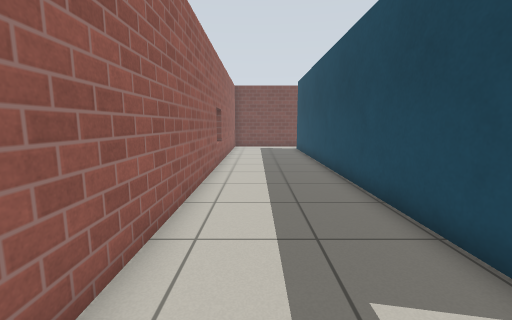
View 1 (above)

20 first-person views from a walk through a world built for the Gazebo simulator. The camera is 0.94 m above the floor, tilts 8° down and sees 90° across. The lines on the ground mark 1 m squares. The floor is counted in squares, 0.5 m on a side. Each view is taken from the middle of a square. On the plan, view 1 faces up. The plan holds only what a view shows up to about 15 squares ahead; the rest is blank. The place goes on beyond the plan. The robots in the file are not drawn. Simple patterns stand in for the simulator's built-in surfaces.

View 2
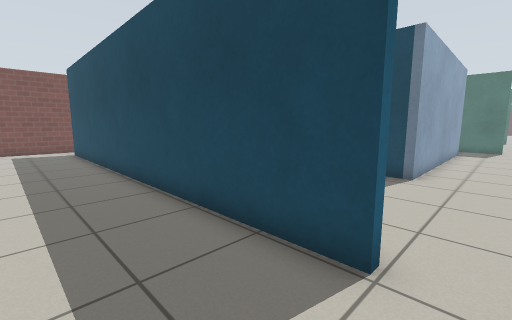

View 3
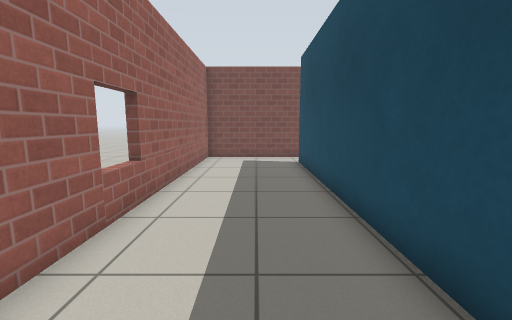

View 4
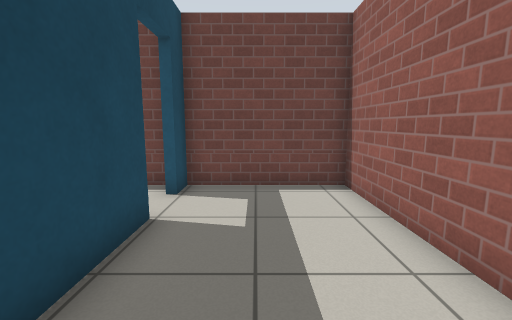

View 5
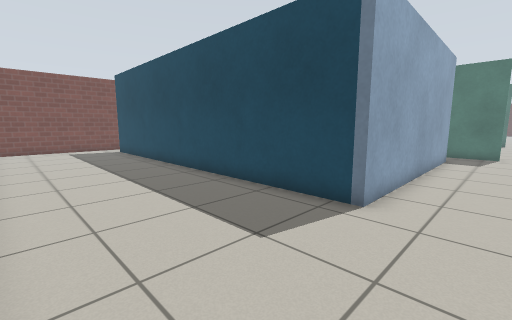

View 6
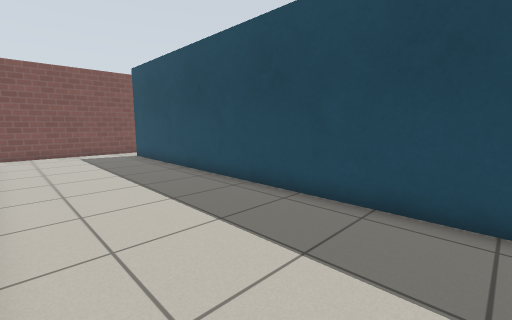

View 7
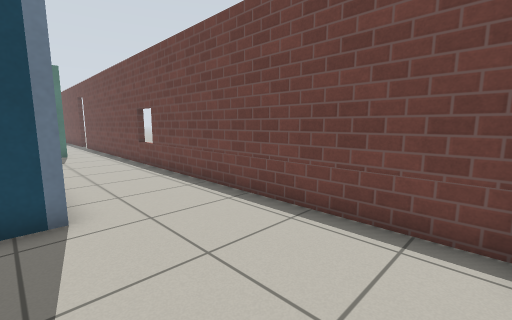

View 8
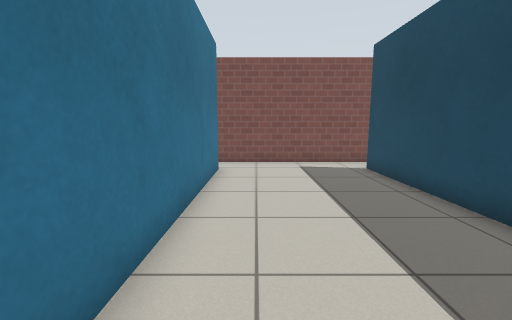

View 9
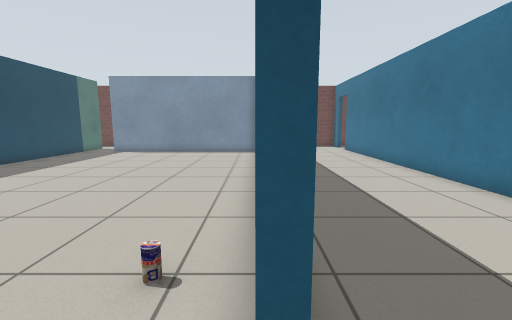

View 10
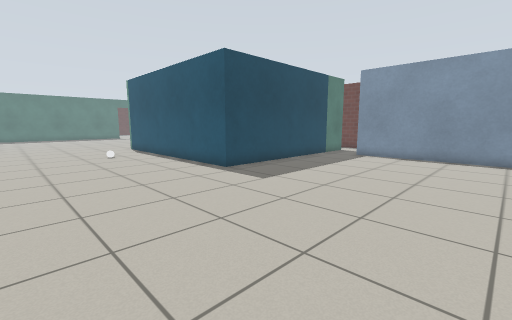

View 11
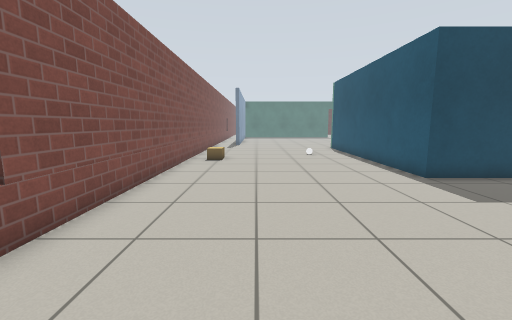

View 12
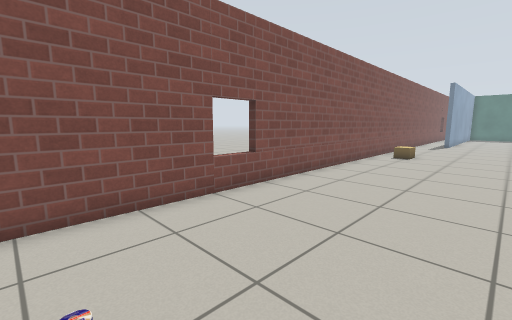

View 13
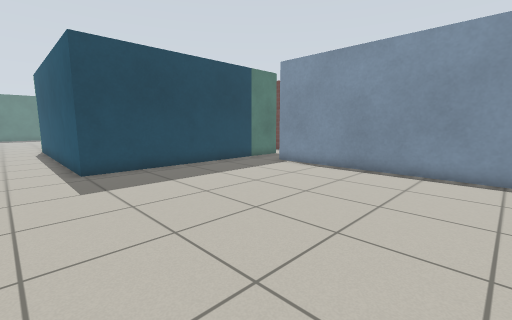

View 14
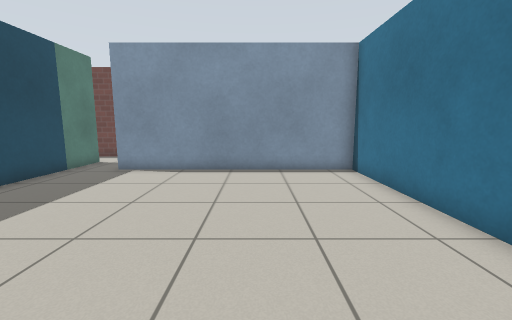

View 15
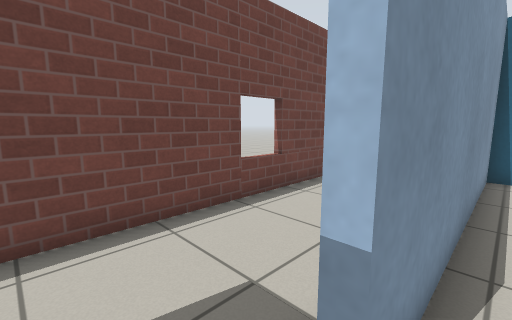

View 16
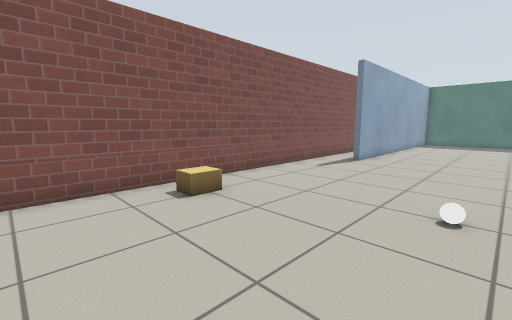

View 17
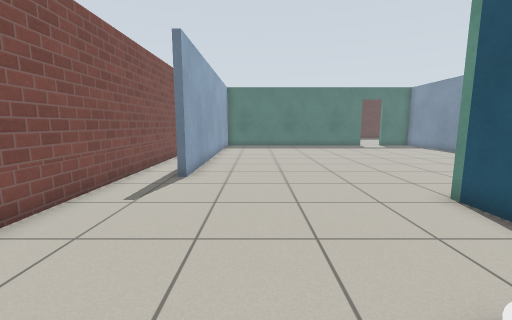

View 18
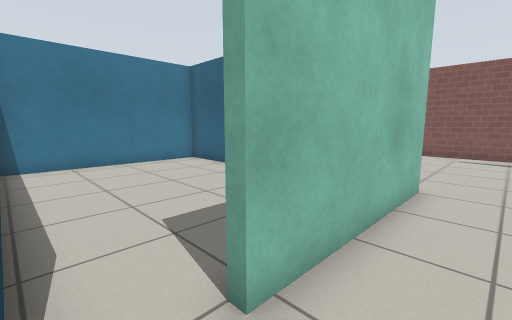

View 19
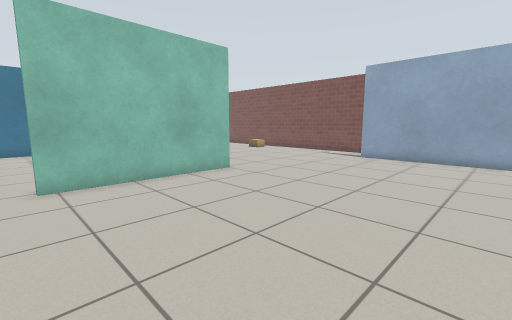

View 20
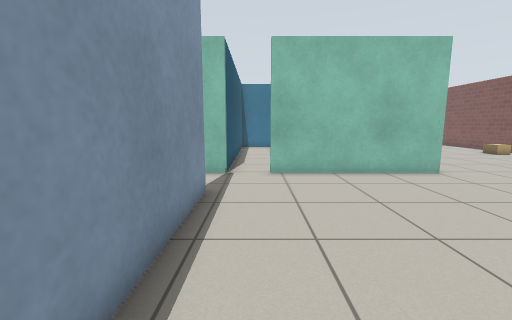

### Floor plan
Ten units are one square. View 1 is at (0, 0); x grows to the right and y downward. Boxes are objects, and circles mark ways between rooms. Rooms are numbered by the first view taken in them; rooms with no view inside come last. Other rooms are left out.
<svg viewBox="-22 -221 449 234">
<path fill="none" stroke="#000" d="M31 -20 31 -197M35 -216 -17 -216 -17 8 31 8 31 -3M37 8 231 8M197 -36 197 -32 97 -32 97 -197M34 -197 34 -56M105 -216 35 -216M218 -13 218 -45M218 -45 218 -121 333 -121 333 -55M333 -39 333 -30M359 -36 418 -36M422 -195 360 -195 360 -199M420 -216 105 -216M100 -102 100 -36 197 -36M279 -39 333 -39M251 -118 221 -118 221 -39"/>
<rect x="105" y="-185" width="10" height="10" fill="#bbb"><title>drink can</title></rect>
<rect x="255" y="-215" width="20" height="20" fill="#bbb"><title>cardboard box</title></rect>
<rect x="285" y="-155" width="10" height="10" fill="#bbb"><title>white ball</title></rect>
<circle cx="30" cy="-15" r="3" fill="#2a7"/>
<circle cx="30" cy="-205" r="3" fill="#2a7"/>
<circle cx="100" cy="-205" r="3" fill="#2a7"/>
<circle cx="205" cy="-35" r="3" fill="#2a7"/>
<circle cx="330" cy="-50" r="3" fill="#2a7"/>
<text x="10" y="-110">1</text>
<text x="90" y="-80">2</text>
<text x="270" y="-140">3</text>
<text x="270" y="-80">4</text>
</svg>
Room 1 opens to room 2. Room 2 opens to room 3. Room 3 opens to room 4.

Where each view was taken, in squares from view 1:
view 1: 0 up, 0 right, facing up
view 2: 1 up, 0 right, facing up-right
view 3: 7 up, 1 right, facing up
view 4: 7 up, 1 right, facing down
view 5: 1 up, 4 right, facing up-right
view 6: 4 up, 4 right, facing up-right
view 7: 4 up, 4 right, facing down-right
view 8: 9 up, 5 right, facing up
view 9: 21 up, 10 right, facing down
view 10: 19 up, 13 right, facing down-right
view 11: 18 up, 13 right, facing right
view 12: 16 up, 11 right, facing up-right
view 13: 14 up, 11 right, facing down-right
view 14: 14 up, 14 right, facing down
view 15: 4 up, 21 right, facing down-left
view 16: 14 up, 23 right, facing up-right
view 17: 17 up, 27 right, facing right
view 18: 4 up, 35 right, facing up-left
view 19: 5 up, 42 right, facing up-left
view 20: 5 up, 43 right, facing left
